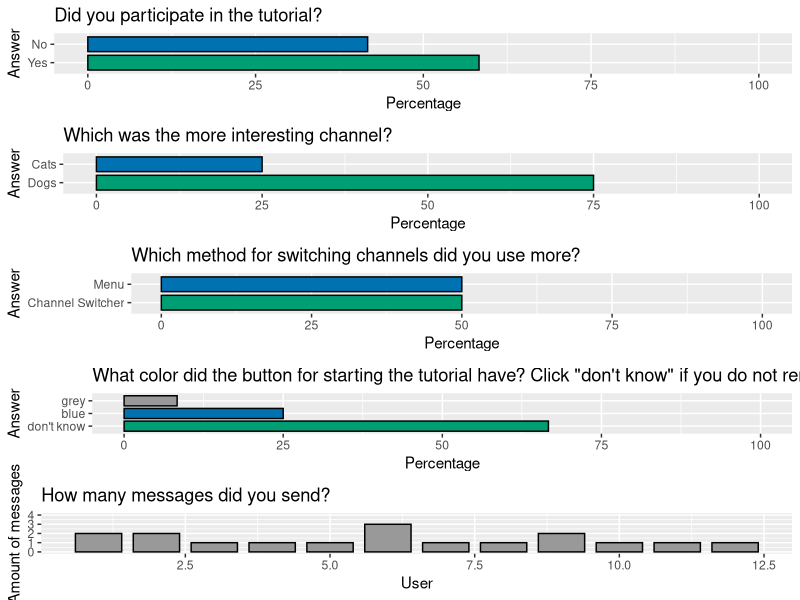

Reproduce this figure in R.
library(ggplot2)
library(reshape2)

setwd("/Users/jk/Documents/Uni/master/impl/eek/plots")

multiplot <- function(..., plotlist=NULL, file, cols=1, layout=NULL) {
  library(grid)
  
  # Make a list from the ... arguments and plotlist
  plots <- c(list(...), plotlist)
  
  numPlots = length(plots)
  
  # If layout is NULL, then use 'cols' to determine layout
  if (is.null(layout)) {
    # Make the panel
    # ncol: Number of columns of plots
    # nrow: Number of rows needed, calculated from # of cols
    layout <- matrix(seq(1, cols * ceiling(numPlots/cols)),
                     ncol = cols, nrow = ceiling(numPlots/cols))
  }
  
  if (numPlots==1) {
    print(plots[[1]])
    
  } else {
    # Set up the page
    grid.newpage()
    pushViewport(viewport(layout = grid.layout(nrow(layout), ncol(layout))))
    
    # Make each plot, in the correct location
    for (i in 1:numPlots) {
      # Get the i,j matrix positions of the regions that contain this subplot
      matchidx <- as.data.frame(which(layout == i, arr.ind = TRUE))
      
      print(plots[[i]], vp = viewport(layout.pos.row = matchidx$row,
                                      layout.pos.col = matchidx$col))
    }
  }
}
perc <- function (x,y) {
  (x/y)*100
}

fullCbbPalette <- c("#000000", "#E69F00", "#56B4E9", "#009E73", "#F0E442", "#0072B2", "#D55E00", "#CC79A7", "#999999", "#E69F00", "#56B4E9", "#009E73")
cbbPalette <- c("#009E73", "#0072B2")

f <- c("Yes","No")
survey.q1 <- data.frame(
  x = factor(f, levels=f),
  y = c(58.3, 41.7)
)
f <- c("Dogs","Cats")
survey.q2 <- data.frame(
  x = factor(f, levels=f),
  y = c(75, 25)
)
f <- c("Channel Switcher","Menu")
survey.q3 <- data.frame(
  x = factor(f, levels=f),
  y = c(50, 50)
)
survey.q4 <- data.frame(
  x = seq(1,12),
  y = c(2,2,1,1,1,3,1,1,2,1,1,1)
)
f <- c("don't know","blue","grey")
survey.q5 <- data.frame(
  x = factor(f, levels=f),
  y = c(perc(8,12),perc(3,12),perc(1,12))
)

plotSettings <- function (palette, t) {
  
}
plotAnswer <- function (d, t, palette = cbbPalette) {
  ggplot(data=d, aes(x=x, y=y, fill=x)) +
    geom_bar(colour="black", width=.8, stat="identity") +
    xlab("Answer") +
    ylab("Percentage") +
    ylim(c(0, 100)) +
    scale_fill_manual(values=palette) +
    ggtitle(t) +
    guides(fill=FALSE) +
    coord_flip()
}

survey.q1.results <- plotAnswer(survey.q1,"Did you participate in the tutorial?")
survey.q2.results <- plotAnswer(survey.q2,"Which was the more interesting channel?")
survey.q3.results <- plotAnswer(survey.q3,"Which method for switching channels did you use more?")
survey.q4.results <- ggplot(data=survey.q4, aes(x=x, y=y, fill=x)) +
  geom_bar(colour="black", width=.8, fill="#999999", stat="identity") +
  xlab("User") +
  ylab("Amount of messages") +
  ylim(c(0, 4)) +
  scale_fill_manual(values=fullCbbPalette[9]) +
  ggtitle("How many messages did you send?") +
  guides(fill=FALSE)
survey.q5.results <- plotAnswer(survey.q5,"What color did the button for starting the tutorial have? Click \"don't know\" if you do not remember.",fullCbbPalette[c(4,6,9)])

pdf("plots/survey.pdf", 10, 14)
multiplot(survey.q1.results, survey.q2.results, survey.q3.results, survey.q5.results, survey.q4.results, cols = 1)
dev.off()

survey.q4.results.mean <- mean(survey.q4$y)

# f <- c("Dogs", "Cats")
# kibana.channelInterest.messages <- data.frame(
#   x = factor(f, levels=f),
#   y = c(47, 21)
# )
# kibana.channelInterest.scrolling <- data.frame(
#   x = factor(f, levels=f),
#   y = c(62, 25)
# )
# 
# kibana.tutorialButton <- data.frame(
#   groups = c("Treatment", "Control"),
#   started = c((4/6)*100,(3/6)*100),
#   skipped = c((2/6)*100,(3/6)*100)
# )
# ggplot(
#   data=melt(kibana.tutorialButton, id.var="groups"),
#   aes(x=groups, y= value, fill=variable)
# ) +
#   geom_bar(colour="black", width=.8, stat="identity") +
#   xlab("Answer") +
#   ylab("Percentage") +
#   #ylim(c(0, 100)) +
#   scale_fill_manual(values=cbbPalette,name="Decision",
#                     labels=c("Started", "Skipped")) +
#   ggtitle("A/B Test Results: Tutorial Button Styling")
# 
# kibana.channelSwitching <- data.frame(
#   group = c("Quick Switcher", "Menu"),
#   value = c(perc(20,43),perc(23,43))
# )
# ggplot(kibana.channelSwitching, aes(x="", y=value, fill=group)) +
#   scale_fill_manual(values=cbbPalette,
#                     name="Decision") +
#   geom_bar(width = 1, stat = "identity")+
#   coord_polar("y", start=0)
